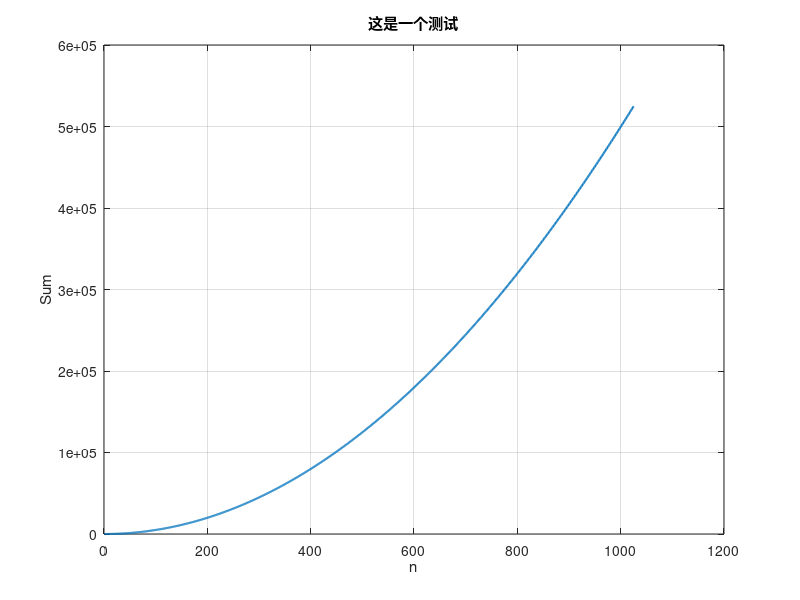

This figure's MATLAB source:
j = zeros(1024, 1);
for i = 1:1024
    j(i + 1) = j(i) + i;
end

figure
plot(1:(length(j)), j, 'Linewidth', 1.5);grid on;
xlabel('n'),ylabel('Sum');
title('这是一个测试');
